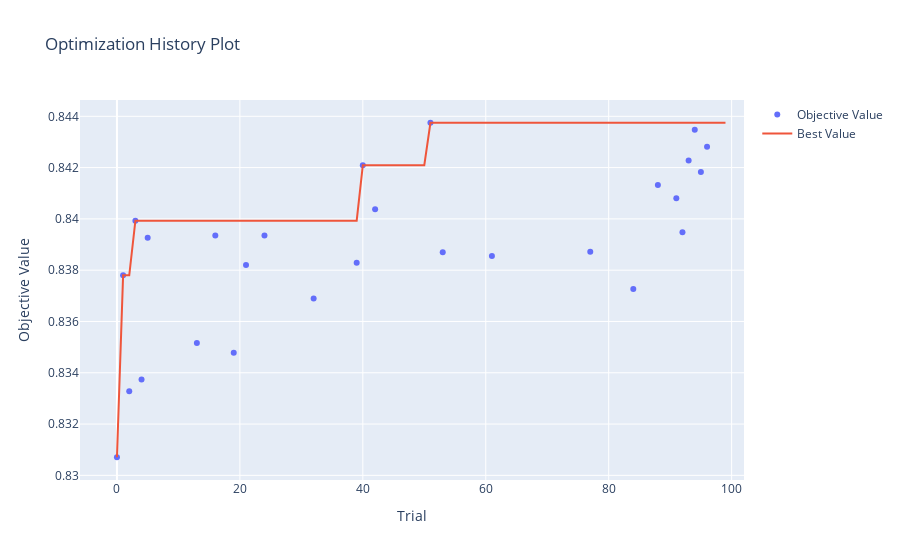
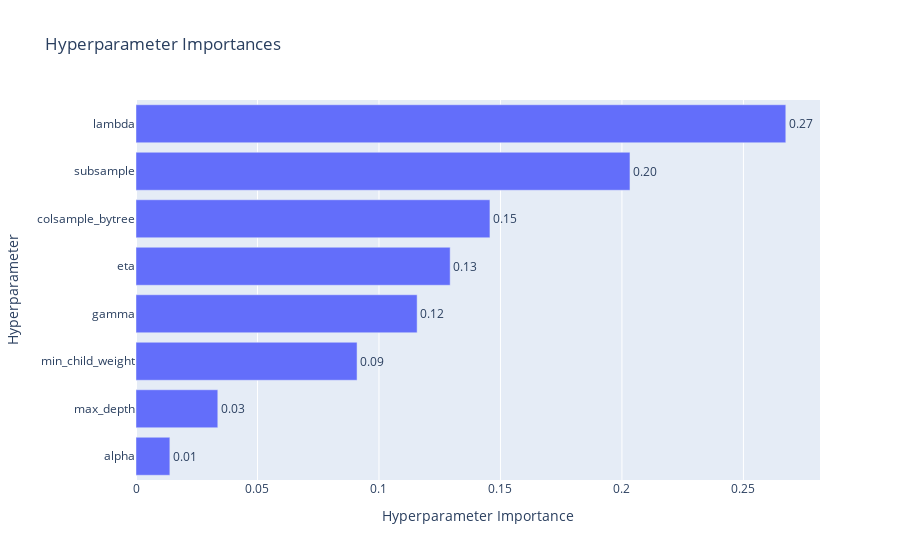

The cell these charts' notebook holds for them, in order:
### Code cell
print("Starting Hyperparameter Tuning with Optuna...")

best_params, study = tune_with_optuna(dtrain, dval, n_trials=100)

# Train final model with best parameters
final_model = xgb.train(
    best_params,
    dtrain,
    num_boost_round=500,
    evals=[(dtrain, 'train'), (dval, 'val')],
    early_stopping_rounds=50,
    verbose_eval=10
)

# Visualize optimization history (optional)
try:
    import matplotlib.pyplot as plt
    from optuna.visualization import plot_optimization_history, plot_param_importances
    
    fig1 = plot_optimization_history(study)
    fig1.show()
    
    fig2 = plot_param_importances(study)
    fig2.show()
except ImportError:
    print("\nInstall optuna[visualization] to see optimization plots")

### Figure 1 — Plotly figure (JSON) as saved in the notebook; plotly's stock layout.template omitted (floating-point values rounded to 4 significant figures)
{"data": [{"mode": "markers", "name": "Objective Value", "type": "scatter", "x": [0, 1, 2, 3, 4, 5, 13, 16, 19, 21, 24, 32, 39, 40, 42, 51, 53, 61, 77, 84, 88, 91, 92, 93, 94, 95, 96], "y": [0.8307, 0.8378, 0.8333, 0.8399, 0.8337, 0.8393, 0.8352, 0.8393, 0.8348, 0.8382, 0.8393, 0.8369, 0.8383, 0.8421, 0.8404, 0.8437, 0.8387, 0.8386, 0.8387, 0.8373, 0.8413, 0.8408, 0.8395, 0.8423, 0.8435, 0.8418, 0.8428]}, {"mode": "lines", "name": "Best Value", "type": "scatter", "x": [0, 1, 2, 3, 4, 5, 6, 7, 8, 9, 10, 11, 12, 13, 14, 15, 16, 17, 18, 19, 20, 21, 22, 23, 24, 25, 26, 27, 28, 29, 30, 31, 32, 33, 34, 35, 36, 37, 38, 39, 40, 41, 42, 43, 44, 45, 46, 47, 48, 49, 50, 51, 52, 53, 54, 55, 56, 57, 58, 59, 60, 61, 62, 63, 64, 65, 66, 67, 68, 69, 70, 71, 72, 73, 74, 75, 76, 77, 78, 79, 80, 81, 82, 83, 84, 85, 86, 87, 88, 89, 90, 91, 92, 93, 94, 95, 96, 97, 98, 99], "y": [0.8307, 0.8378, 0.8378, 0.8399, 0.8399, 0.8399, 0.8399, 0.8399, 0.8399, 0.8399, 0.8399, 0.8399, 0.8399, 0.8399, 0.8399, 0.8399, 0.8399, 0.8399, 0.8399, 0.8399, 0.8399, 0.8399, 0.8399, 0.8399, 0.8399, 0.8399, 0.8399, 0.8399, 0.8399, 0.8399, 0.8399, 0.8399, 0.8399, 0.8399, 0.8399, 0.8399, 0.8399, 0.8399, 0.8399, 0.8399, 0.8421, 0.8421, 0.8421, 0.8421, 0.8421, 0.8421, 0.8421, 0.8421, 0.8421, 0.8421, 0.8421, 0.8437, 0.8437, 0.8437, 0.8437, 0.8437, 0.8437, 0.8437, 0.8437, 0.8437, 0.8437, 0.8437, 0.8437, 0.8437, 0.8437, 0.8437, 0.8437, 0.8437, 0.8437, 0.8437, 0.8437, 0.8437, 0.8437, 0.8437, 0.8437, 0.8437, 0.8437, 0.8437, 0.8437, 0.8437, 0.8437, 0.8437, 0.8437, 0.8437, 0.8437, 0.8437, 0.8437, 0.8437, 0.8437, 0.8437, 0.8437, 0.8437, 0.8437, 0.8437, 0.8437, 0.8437, 0.8437, 0.8437, 0.8437, 0.8437]}, {"marker": {"color": "#cccccc"}, "mode": "markers", "name": "Infeasible Trial", "showlegend": false, "type": "scatter", "x": [], "y": []}], "layout": {"title": {"text": "Optimization History Plot"}, "xaxis": {"title": {"text": "Trial"}}, "yaxis": {"title": {"text": "Objective Value"}}}}

### Figure 2 — Plotly figure (JSON) as saved in the notebook; plotly's stock layout.template omitted (floating-point values rounded to 4 significant figures)
{"data": [{"cliponaxis": false, "hovertemplate": ["alpha (FloatDistribution): 0.013936342355167925<extra></extra>", "max_depth (IntDistribution): 0.03366633893859417<extra></extra>", "min_child_weight (IntDistribution): 0.09098091329976214<extra></extra>", "gamma (FloatDistribution): 0.11570433652486589<extra></extra>", "eta (FloatDistribution): 0.12929886281301328<extra></extra>", "colsample_bytree (FloatDistribution): 0.14567006115983572<extra></extra>", "subsample (FloatDistribution): 0.20330475374604717<extra></extra>", "lambda (FloatDistribution): 0.2674383911627137<extra></extra>"], "name": "Objective Value", "orientation": "h", "text": ["0.01", "0.03", "0.09", "0.12", "0.13", "0.15", "0.20", "0.27"], "textposition": "outside", "type": "bar", "x": [0.01394, 0.03367, 0.09098, 0.1157, 0.1293, 0.1457, 0.2033, 0.2674], "y": ["alpha", "max_depth", "min_child_weight", "gamma", "eta", "colsample_bytree", "subsample", "lambda"]}], "layout": {"title": {"text": "Hyperparameter Importances"}, "xaxis": {"title": {"text": "Hyperparameter Importance"}}, "yaxis": {"title": {"text": "Hyperparameter"}}}}
